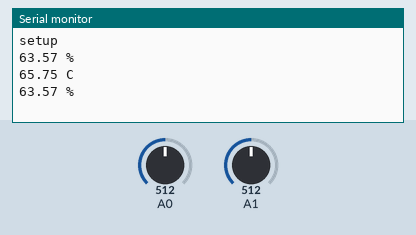
Simulated run of this sketch. Board: Arduino Uno, built with avr-gcc and run on an emulated ATmega328P. Parts: the last lines printed to the serial monitor. Inputs (shaded band) come from the test bench; at power-on: A0 = 512, A1 = 512.

Above: at 1.8 s.
1.9 s: A0 set to 716
At 2.8 s:
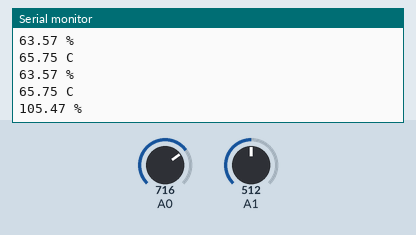
3.4 s: A1 set to 716
At 4.7 s:
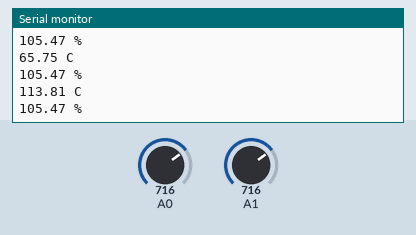
4.9 s: A0 set to 900
At 5.8 s:
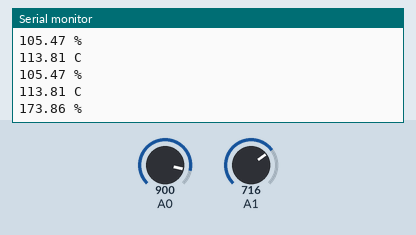
6.4 s: A1 set to 900
At 7.7 s:
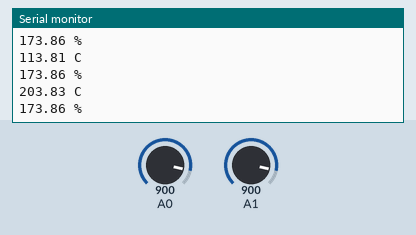
Timing chart, 0 to 8.9 s (numbered marks = the images above; inputs shaded):
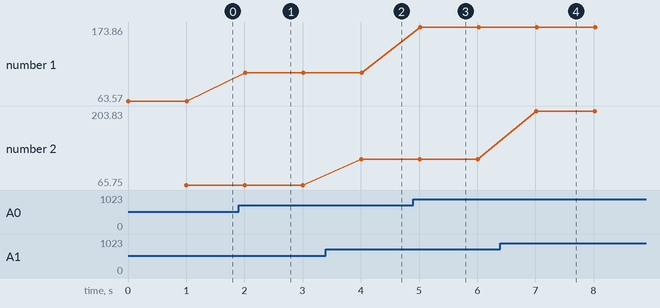

Measured:
- after the input at 1.9 s, the serial monitor: prints a new line after 0.11 s (image 1)
- after the input at 3.4 s, the serial monitor: prints a new line after 0.61 s (image 2)
- after the input at 4.9 s, the serial monitor: prints a new line after 0.12 s (image 3)
- after the input at 6.4 s, the serial monitor: prints a new line after 0.61 s (image 4)
- plotted number 1: 63.57 → 105.47 after the input at 1.9 s, 105.47 → 173.86 after the input at 4.9 s
- plotted number 2: 65.75 → 113.81 after the input at 3.4 s, 113.81 → 203.83 after the input at 6.4 s

The sketch:

TEMPandHUMIDITY.ino
```cpp
void setup()
{
Serial.begin(9600); // Serial monitor baud rate
Serial.println("setup");
}
void loop()
{
int humValue = analogRead(A0); // read humidity value from A0 pin
// eqn
float voltage = ((humValue*5.0)/1023.0); // convert analog value to voltage
//equation for humidity
float humidity= (3.71*pow(voltage,3))-(20.65*pow(voltage,2))+(64.81*voltage)-27.44;

Serial.print(humidity);
Serial.println(" %");
delay(1000);
int tempValue = analogRead(A1); // read temperature value from A1 pin
float voltage_temp = ((tempValue*5.0)/1023.0); // convert analog value to voltage
//equation for temperature
float temperature=(5.26*pow(voltage_temp,3))-(27.34*pow(voltage_temp,2))+(68.87*voltage_temp)-17.81;
Serial.print(temperature);
Serial.println(" C");
}
```
